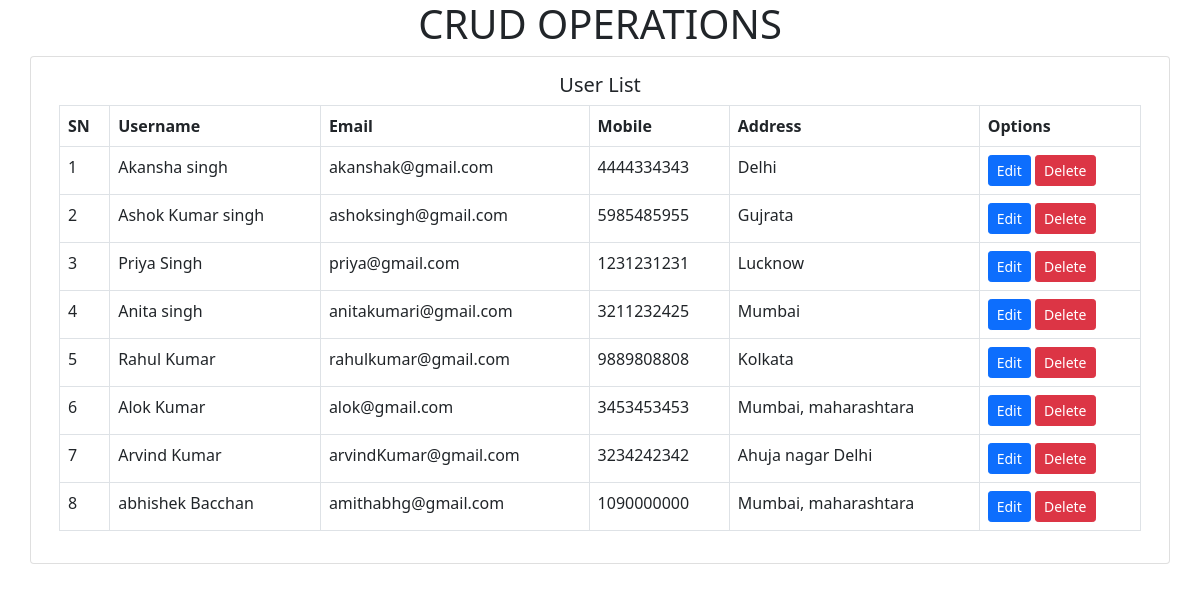
The app's page /index.php/user with its own data.
### tables this page shows
CREATE TABLE `users` (
  `id` int(11) NOT NULL,
  `username` varchar(100) NOT NULL,
  `email` varchar(50) NOT NULL,
  `mobile` varchar(20) NOT NULL,
  `address` varchar(255) NOT NULL
);

### application/controllers/User.php (called while the page is built, shortened)
<?php
class User extends CI_Controller
{
    function __construct()
    {
        $this->load->model('user_model');
    }
    function index()
    {
        $data['users'] = $this->user_model->getUsers();
        $this->load->view('user/index', $data);
    }
}

### index.php (called while the page is built, shortened)
<?php
require_once BASEPATH.'core/CodeIgniter.php';

### application/models/User_model.php (called while the page is built, shortened)
<?php
class User_model extends CI_Model
{
    function getUsers()
    {
        $query = $this->db->get('users');
        return $query->result_array();
    }
}

### application/views/user/index.php (the view, shortened to what this page needs)
<?php $this->load->view('includes/header'); ?>
<div class="container">
    <div class="row">
        <div class="card">
            <div class="card-body">
                <h5 class="card-title text-center">User List</h5>
                <table class="table table-bordered">
                    <thead>
                        <tr>
                            <th>SN</th>
                            <th>Username</th>
                            <th>Email</th>
                            <th>Mobile</th>
                            <th>Address</th>
                            <th>Options</th>
                        </tr>
                    </thead>
                    <tbody>
                        <?php $i=1; foreach($users as $row) { ?>
                        <tr>
                            <td><?=$i++?></td>
                            <td><?=$row['username']?></td>
                            <td><?=$row['email']?></td>
                            <td><?=$row['mobile']?></td>
                            <td><?=$row['address']?></td>
                            <td>
                                <a href="<?=base_url()?>user/edit/<?=$row['id']?>" class="btn btn-sm btn-primary">Edit</a>
                                <a href="<?=base_url()?>user/delete/<?=$row['id']?>" onclick="return confirm('Are you sure want to delete this user ?')" class="btn btn-sm btn-danger">Delete</a>
                            </td>
                        </tr>
                        <?php } ?>
                    </tbody>
                </table>
            </div>
        </div>
    </div>
</div>
<?php $this->load->view('includes/footer'); ?>

### application/views/includes/header.php (shortened to what this page needs)
<!doctype html>
<html lang="en">
  <head>
    <link href="https://cdn.jsdelivr.net/npm/bootstrap@5.0.2/dist/css/bootstrap.min.css" rel="stylesheet">
  </head>
  <body>
    <h1 class="text-center">CRUD OPERATIONS</h1>

### application/views/includes/footer.php (shortened to what this page needs)
  </body>
</html>

### records on screen
users: username "Akansha singh", email "akanshak@gmail.com", mobile "4444334343", address "Delhi"
users: username "Ashok Kumar singh", email "ashoksingh@gmail.com", mobile "5985485955", address "Gujrata"
users: username "Priya Singh", email "priya@gmail.com", mobile "1231231231", address "Lucknow"
users: username "Anita singh", email "anitakumari@gmail.com", mobile "3211232425", address "Mumbai"
users: username "Rahul Kumar", email "rahulkumar@gmail.com", mobile "9889808808", address "Kolkata"
users: username "Alok Kumar", email "alok@gmail.com", mobile "3453453453", address "Mumbai, maharashtara"
users: username "Arvind Kumar", email "arvindKumar@gmail.com", mobile "3234242342", address "Ahuja nagar Delhi"
users: username "abhishek Bacchan", email "amithabhg@gmail.com", mobile "1090000000", address "Mumbai, maharashtara"
